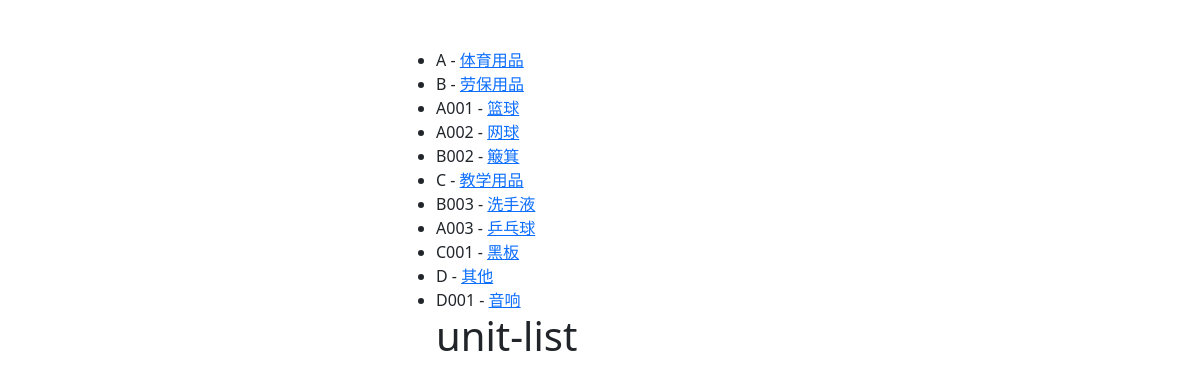
Page /params/itemtype/list/ on the committed database.
### params/models.py (models this page shows, shortened)
class ItemType(models.Model):
    code = models.CharField(unique=True, max_length=7, validators=[ItemTypeReg], null=True, blank=True)
    name = models.TextField(max_length=10)
    parent = models.ForeignKey('self', on_delete=models.PROTECT, null=True, blank=True)
    def get_absolute_url(self):
        return reverse("params:itemtype-detail", kwargs={"pk": self.id})

### params/views.py (the view)
# urls.py: path('itemtype/list/', ItemTypeListView.as_view(), name='itemtype-list'),
class ItemTypeListView(ListView):
    queryset = ItemType.objects.all()
    template_name = 'itemtype/itemtype_list.html'

### params/templates/itemtype/itemtype_list.html
{% extends 'base.html' %}
{% block content %}
<ul>
    {% for item in object_list %}
        <li>{{ item.code }} - <a href="{{ item.get_absolute_url }}">{{ item.name }}</a></li>
    {% endfor %}
    <h1>unit-list</h1>
</ul>
{% endblock %}

### templates/base.html (shortened to what this page needs)
<!doctype html>
<html lang="en-us">
  <head>
    <link href="https://cdn.jsdelivr.net/npm/bootstrap@5.0.0-beta2/dist/css/bootstrap.min.css" rel="stylesheet">
  </head>
  <body>
    <main>
      <div class="container-fluid">
        <div class="d-flex align-items-center py-5">
          <div class="col-12 col-md-6 col-lg-4 mx-auto">
            {% block content %}
            {% endblock content %}
          </div>
        </div>
      </div>
    </main>
  </body>
</html>

### rows in the picture
ItemType: code "A", name "体育用品"
ItemType: code "B", name "劳保用品"
ItemType: code "A001", name "篮球"
ItemType: code "A002", name "网球"
ItemType: code "B002", name "簸箕"
ItemType: code "C", name "教学用品"
ItemType: code "B003", name "洗手液"
ItemType: code "A003", name "乒乓球"
ItemType: code "C001", name "黑板"
ItemType: code "D", name "其他"
ItemType: code "D001", name "音响"
